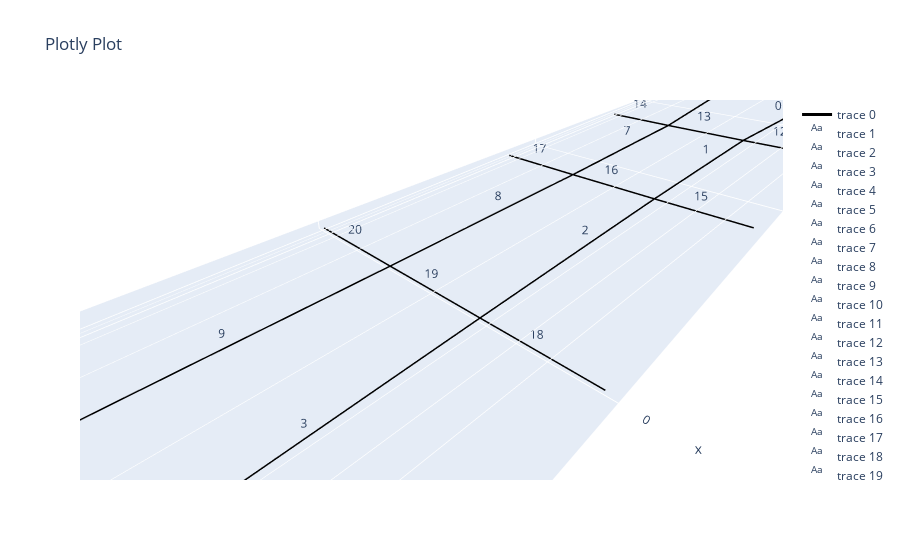

Write notebook code for a chart like this one.
### Code cell
# net.initialize_shape_optimizer(function_type = 'no optimization',  method = 'L-BFGS-B', params = None)
net.initialize_shape_optimizer(function_type = 'standard',  method = 'L-BFGS-B')
# net.initialize_shape_optimizer(function_type = 'sigmoid',  method = 'L-BFGS-B', params = {'a': 4, 'b': -1})
net.optimize_vertices()
reference_point = [0,0,0]                         # The network will be scaler relative to this point
net.scale_vertices(reference_point, net.l_scalar) # If you don't provide a scalar, it will use network.l_scalar automatically

#  You can plot the scaled network like this
# net.net_plot(color=True, plot_type='scaled')

# Determine the Radius and Angle of the circle that define the arc of each element
R, th = net.arc_param()
# for the arc length (net.l1 * net.l_scalar) is used unless specified otherwise, for the cord length (net.l0) is used unless specified otherwise
xyz = net.arc_points(n = 100) 

net.net_plot(color=True, plot_type='arcs', elables=True)

np.min(R/net.l0), net.l_scalar

### Figure 1 — Plotly figure (JSON) as saved in the notebook; plotly's stock layout.template omitted (floating-point values rounded to 4 significant figures; data arrays with more than 128 entries replaced by an {"elided": "..."} marker saying what was removed)
{"data": [{"line": {"color": "black", "width": 3}, "mode": "lines", "type": "scatter3d", "x": {"elided": "2727 float values"}, "y": {"elided": "2727 float values"}, "z": {"elided": "2727 int values"}}, {"mode": "text", "text": ["0"], "type": "scatter3d", "x": [-99.61], "y": [8.661], "z": [0]}, {"mode": "text", "text": ["1"], "type": "scatter3d", "x": [-59.76], "y": [7.081], "z": [0]}, {"mode": "text", "text": ["2"], "type": "scatter3d", "x": [-19.92], "y": [6.764], "z": [0]}, {"mode": "text", "text": ["3"], "type": "scatter3d", "x": [19.92], "y": [6.764], "z": [0]}, {"mode": "text", "text": ["4"], "type": "scatter3d", "x": [59.76], "y": [7.081], "z": [0]}, {"mode": "text", "text": ["5"], "type": "scatter3d", "x": [99.61], "y": [8.661], "z": [0]}, {"mode": "text", "text": ["6"], "type": "scatter3d", "x": [-99.61], "y": [-8.661], "z": [0]}, {"mode": "text", "text": ["7"], "type": "scatter3d", "x": [-59.76], "y": [-7.081], "z": [0]}, {"mode": "text", "text": ["8"], "type": "scatter3d", "x": [-19.92], "y": [-6.764], "z": [0]}, {"mode": "text", "text": ["9"], "type": "scatter3d", "x": [19.92], "y": [-6.764], "z": [0]}, {"mode": "text", "text": ["10"], "type": "scatter3d", "x": [59.76], "y": [-7.081], "z": [0]}, {"mode": "text", "text": ["11"], "type": "scatter3d", "x": [99.61], "y": [-8.661], "z": [0]}, {"mode": "text", "text": ["12"], "type": "scatter3d", "x": [-79.84], "y": [13.66], "z": [0]}, {"mode": "text", "text": ["13"], "type": "scatter3d", "x": [-79.69], "y": [-1.801e-07], "z": [0]}, {"mode": "text", "text": ["14"], "type": "scatter3d", "x": [-79.84], "y": [-13.66], "z": [0]}, {"mode": "text", "text": ["15"], "type": "scatter3d", "x": [-39.92], "y": [13.39], "z": [0]}, {"mode": "text", "text": ["16"], "type": "scatter3d", "x": [-39.84], "y": [1.123e-08], "z": [0]}, {"mode": "text", "text": ["17"], "type": "scatter3d", "x": [-39.92], "y": [-13.39], "z": [0]}, {"mode": "text", "text": ["18"], "type": "scatter3d", "x": [-9.691e-08], "y": [13.35], "z": [0]}, {"mode": "text", "text": ["19"], "type": "scatter3d", "x": [-1.477e-07], "y": [5.194e-08], "z": [0]}, {"mode": "text", "text": ["20"], "type": "scatter3d", "x": [-5.079e-08], "y": [-13.35], "z": [0]}, {"mode": "text", "text": ["21"], "type": "scatter3d", "x": [39.92], "y": [13.39], "z": [0]}, {"mode": "text", "text": ["22"], "type": "scatter3d", "x": [39.84], "y": [-1.74e-07], "z": [0]}, {"mode": "text", "text": ["23"], "type": "scatter3d", "x": [39.92], "y": [-13.39], "z": [0]}, {"mode": "text", "text": ["24"], "type": "scatter3d", "x": [79.84], "y": [13.66], "z": [0]}, {"mode": "text", "text": ["25"], "type": "scatter3d", "x": [79.69], "y": [-8.739e-08], "z": [0]}, {"mode": "text", "text": ["26"], "type": "scatter3d", "x": [79.84], "y": [-13.66], "z": [0]}], "layout": {"scene": {"aspectmode": "data"}, "title": {"text": "Plotly Plot"}}}
